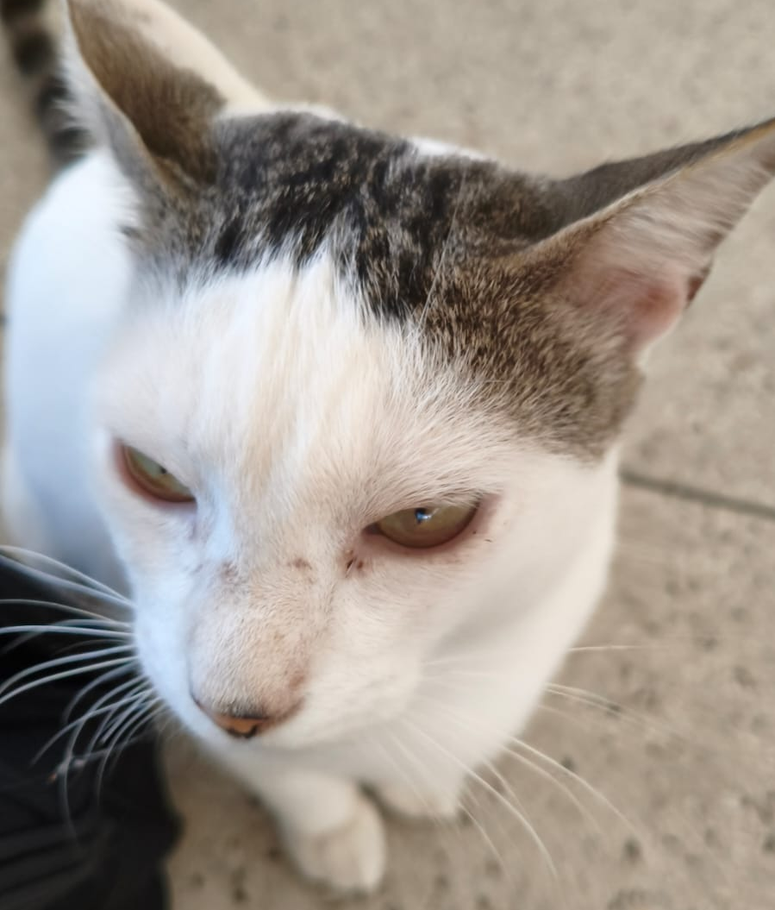
#> input picture lista2/src/imagens-1/image1.png, 775 x 910 px, shrunk from 899 x 1055 before the run; its folder holds only this picture in this run
$ python 1.py
#> lines starting #> are read from the running program, lines starting #| are printed output that depends on the picture; after the words box and inside, x2 and y2 are one past the last pixel; in counts of white or black regions, pixels touching at a corner belong together
import cv2
import numpy as np
import matplotlib.pyplot as plt
import os

def aplicar_detectores(img_path):
#> called with img_path = 'imagens-1/image1.png'
    img_bgr = cv2.imread(img_path)
#> img_bgr is the input picture: shape (910, 775, 3); mean B, G, R 143.3, 151.3, 159.5
    if img_bgr is None:
        print(f"Não foi possível carregar a imagem em {img_path}")
        return

    # converte para rgb
    img_rgb = cv2.cvtColor(img_bgr, cv2.COLOR_BGR2RGB)
    gray = cv2.cvtColor(img_bgr, cv2.COLOR_BGR2GRAY)
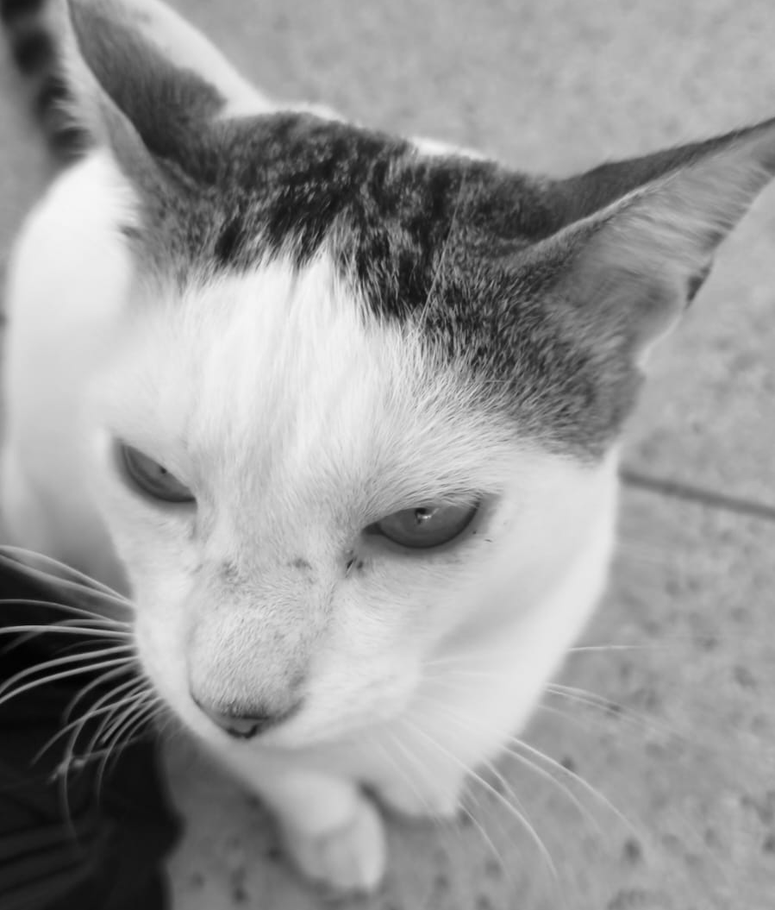
#> gray: shape (910, 775); min 0, max 247, mean 152.8

    img_harris = img_rgb.copy()
    img_shitomasi = img_rgb.copy()
    img_fast = img_rgb.copy()

    # Harris
    # parâmetros: img, blockSize, ksize, k
    gray_float = np.float32(gray)
    dst_harris = cv2.cornerHarris(gray_float, blockSize=2, ksize=3, k=0.04)
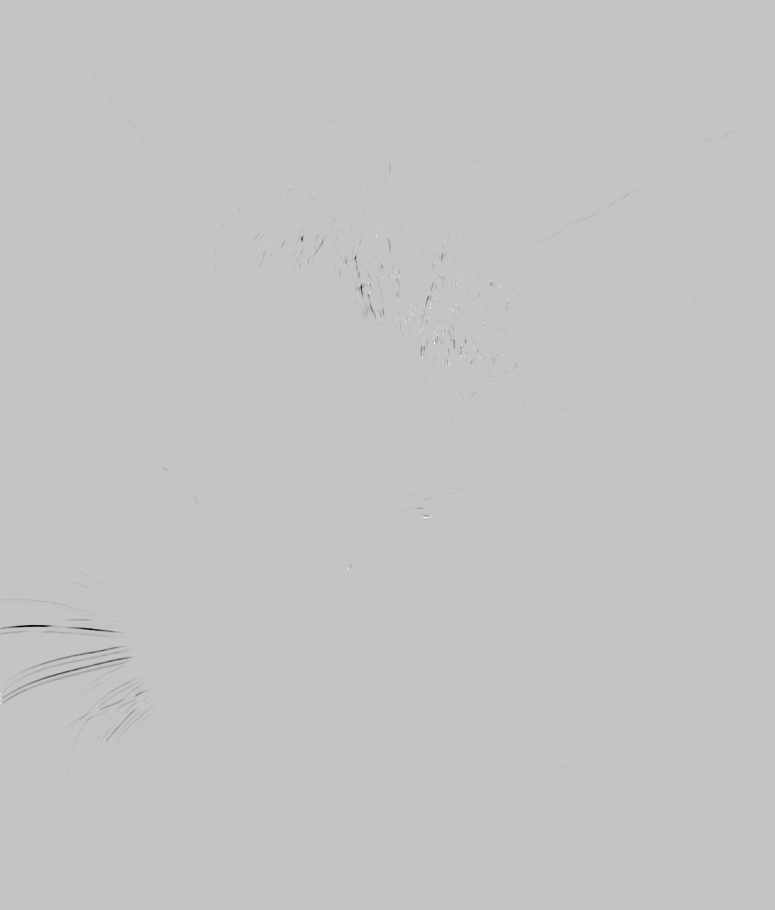
#> dst_harris: shape (910, 775) float32; min -8747290, max 2619183.5, mean -8293; drawn with min black and max white

    # dilata o resultado para marcar os cantos mais visivelmente
    dst_harris = cv2.dilate(dst_harris, None)
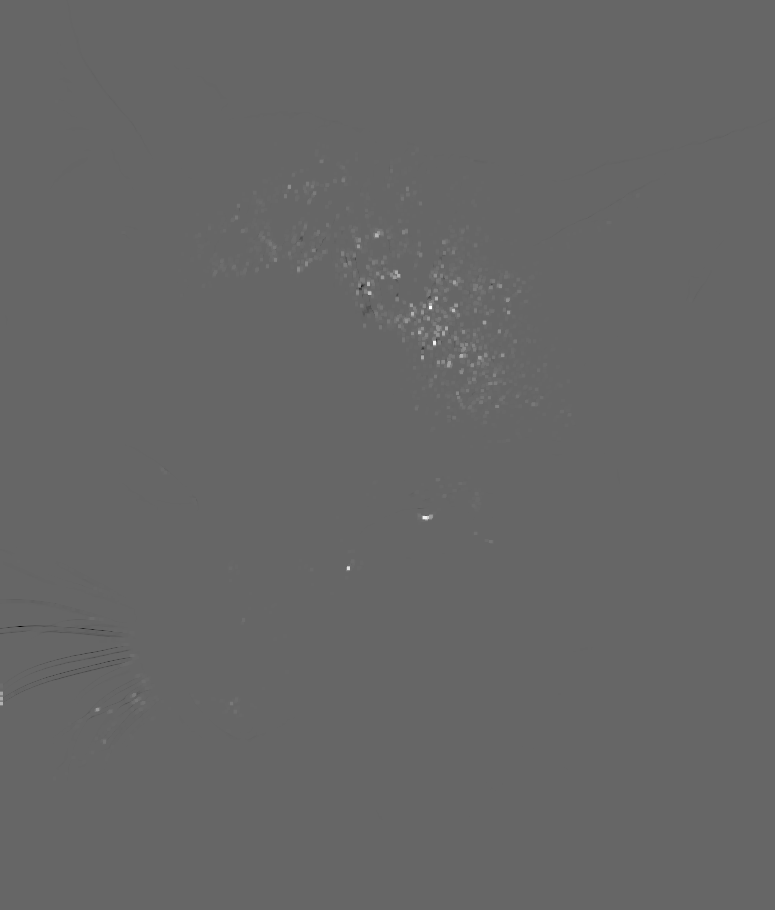
#> dst_harris: shape (910, 775) float32; min -1751878.9, max 2619183.5, mean 3718.7; drawn with min black and max white

    # exibir os cantos em ermelho
    img_harris[dst_harris > 0.01 * dst_harris.max()] = [255, 0, 0]
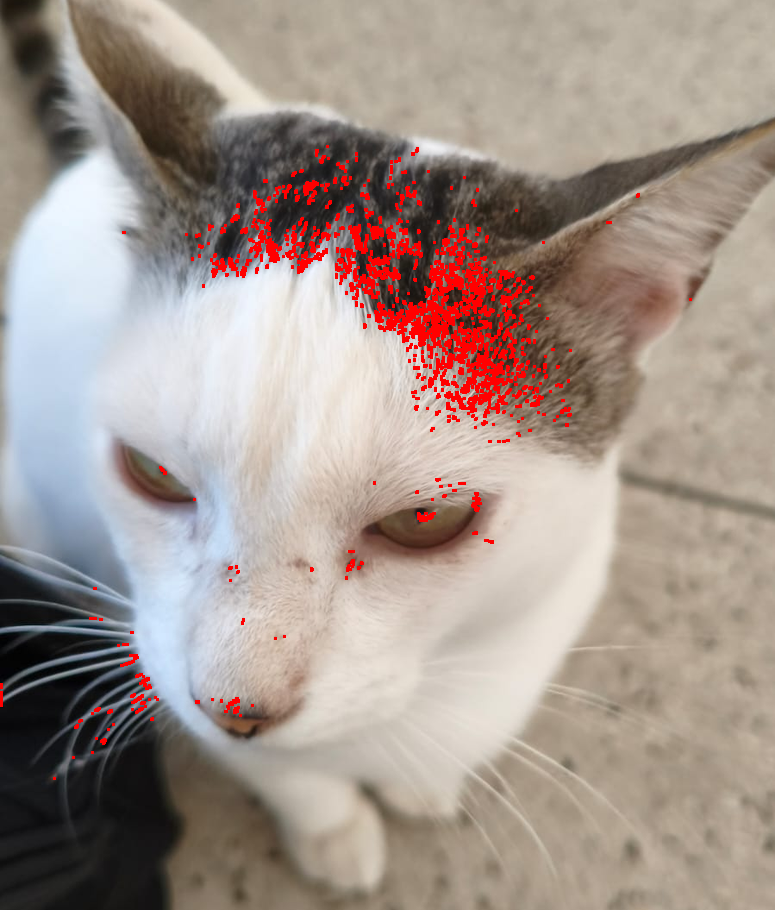
#> img_harris: shape (910, 775, 3); mean R, G, B 163.3, 148.4, 140.6

    # shi-tomasi
    # img, maxCorners, qualityLevel, minDistance
    corners = cv2.goodFeaturesToTrack(gray, maxCorners=100, qualityLevel=0.01, minDistance=10)
#> corners = 100 rows, first 8: [423, 517], [461, 355], [376, 235], [479, 357], [448, 363], [347, 567], [455, 304], [412, 313]
    if corners is not None:
        corners = np.int32(corners)
#> corners = contour of 100 points, box (x1, y1, x2, y2) (96, 160, 542, 741), area 31049
        for i in corners:
            x, y = i.ravel()
            cv2.circle(img_shitomasi, (x, y), 5, (0, 255, 0), -1)
#> this loop made 100 passes
#> (x, y) on passes 1 to 12: (423, 517), (461, 355), (376, 235), (479, 357), (448, 363), (347, 567), (455, 304), (412, 313), (435, 298), (433, 342), (369, 292), (430, 307)
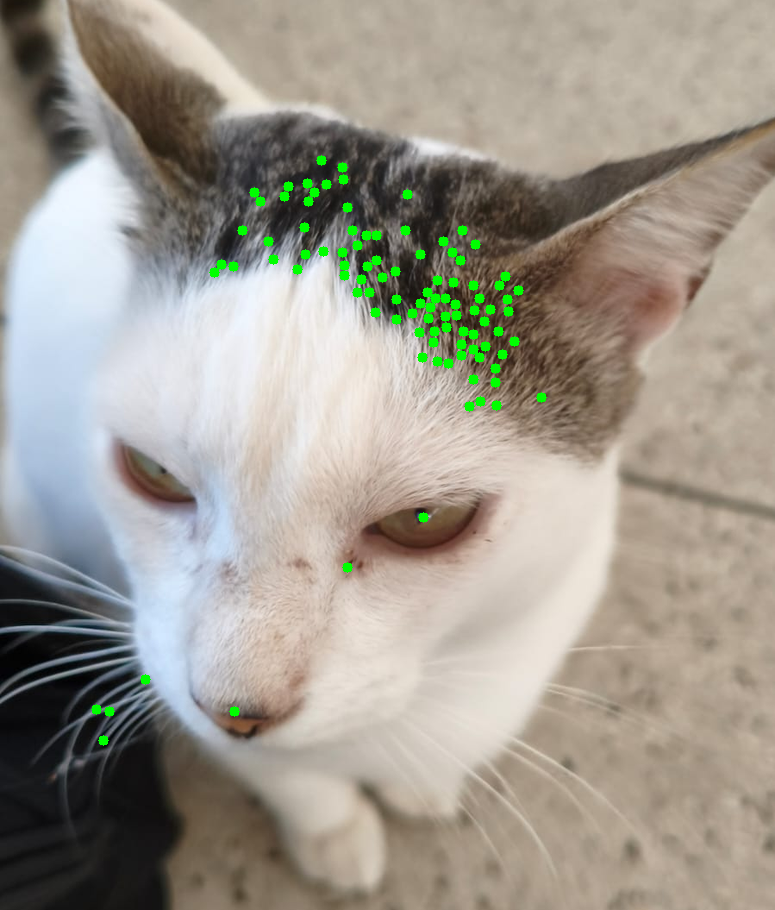
#> img_shitomasi: shape (910, 775, 3); mean R, G, B 158.3, 153.2, 142.3

    # FAST
    fast = cv2.FastFeatureDetector_create(threshold=25, nonmaxSuppression=True)

    # encontra e desenha os keypoints
    kp = fast.detect(gray, None)
#> kp = 744 keypoints; strongest (x, y, size): (398, 274, 7), (369, 293, 7), (348, 566, 7), (455, 305, 7)
    img_fast = cv2.drawKeypoints(img_fast, kp, None, color=(0, 0, 255))
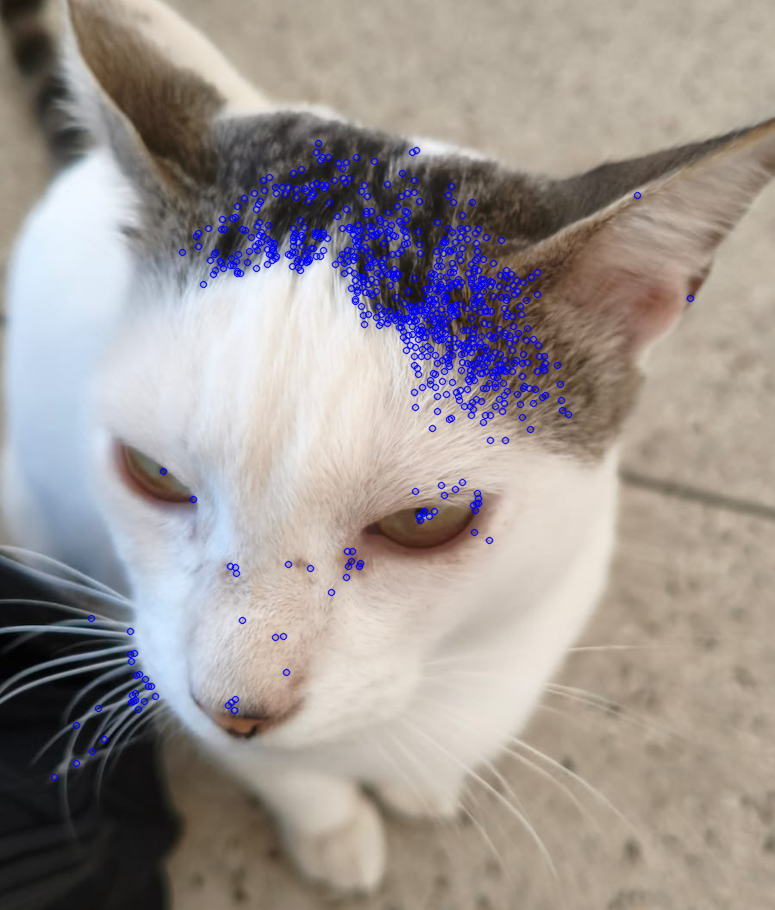
#> img_fast: shape (910, 775, 3); mean R, G, B 157.2, 149.2, 146.5

    plt.figure(figsize=(15, 5))
    plt.suptitle(f"{os.path.basename(img_path)}", fontsize=16)

    plt.subplot(1, 3, 1)
    plt.imshow(img_harris)
    plt.title('Harris')
    plt.axis('off')

    plt.subplot(1, 3, 2)
    plt.imshow(img_shitomasi)
    plt.title('Shi-Tomasi')
    plt.axis('off')

    plt.subplot(1, 3, 3)
    plt.imshow(img_fast)
    plt.title('FAST')
    plt.axis('off')

    plt.tight_layout()
    plt.show()

if __name__ == "__main__":
    for i in range(1, 8):
        caminho = f"imagens-1/image{i}.png"
        print(f"Processando: {caminho}...")
        aplicar_detectores(caminho)
